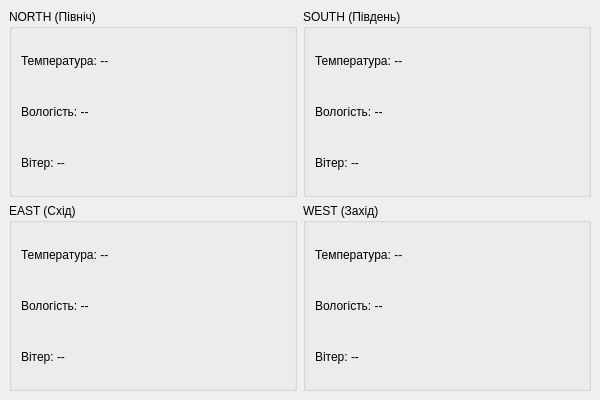
<?xml version="1.0" encoding="UTF-8"?>
<ui version="4.0">
 <class>MainWindow</class>
 <widget class="QMainWindow" name="MainWindow">
  <property name="geometry">
   <rect>
    <x>0</x>
    <y>0</y>
    <width>600</width>
    <height>400</height>
   </rect>
  </property>
  <property name="windowTitle">
   <string>Global Weather Station Monitor</string>
  </property>
  <widget class="QWidget" name="centralwidget">
   <layout class="QGridLayout" name="gridLayout">
    <item row="0" column="0">
     <widget class="QGroupBox" name="group_0">
      <property name="title">
       <string>NORTH (Північ)</string>
      </property>
      <layout class="QVBoxLayout" name="verticalLayout_0">
       <item>
        <widget class="QLabel" name="lblTemp_0">
         <property name="text">
          <string>Температура: --</string>
         </property>
        </widget>
       </item>
       <item>
        <widget class="QLabel" name="lblHum_0">
         <property name="text">
          <string>Вологість: --</string>
         </property>
        </widget>
       </item>
       <item>
        <widget class="QLabel" name="lblWind_0">
         <property name="text">
          <string>Вітер: --</string>
         </property>
        </widget>
       </item>
      </layout>
     </widget>
    </item>

    <item row="0" column="1">
     <widget class="QGroupBox" name="group_1">
      <property name="title">
       <string>SOUTH (Південь)</string>
      </property>
      <layout class="QVBoxLayout" name="verticalLayout_1">
       <item>
        <widget class="QLabel" name="lblTemp_1">
         <property name="text">
          <string>Температура: --</string>
         </property>
        </widget>
       </item>
       <item>
        <widget class="QLabel" name="lblHum_1">
         <property name="text">
          <string>Вологість: --</string>
         </property>
        </widget>
       </item>
       <item>
        <widget class="QLabel" name="lblWind_1">
         <property name="text">
          <string>Вітер: --</string>
         </property>
        </widget>
       </item>
      </layout>
     </widget>
    </item>

    <item row="1" column="0">
     <widget class="QGroupBox" name="group_2">
      <property name="title">
       <string>EAST (Схід)</string>
      </property>
      <layout class="QVBoxLayout" name="verticalLayout_2">
       <item>
        <widget class="QLabel" name="lblTemp_2">
         <property name="text">
          <string>Температура: --</string>
         </property>
        </widget>
       </item>
       <item>
        <widget class="QLabel" name="lblHum_2">
         <property name="text">
          <string>Вологість: --</string>
         </property>
        </widget>
       </item>
       <item>
        <widget class="QLabel" name="lblWind_2">
         <property name="text">
          <string>Вітер: --</string>
         </property>
        </widget>
       </item>
      </layout>
     </widget>
    </item>

    <item row="1" column="1">
     <widget class="QGroupBox" name="group_3">
      <property name="title">
       <string>WEST (Захід)</string>
      </property>
      <layout class="QVBoxLayout" name="verticalLayout_3">
       <item>
        <widget class="QLabel" name="lblTemp_3">
         <property name="text">
          <string>Температура: --</string>
         </property>
        </widget>
       </item>
       <item>
        <widget class="QLabel" name="lblHum_3">
         <property name="text">
          <string>Вологість: --</string>
         </property>
        </widget>
       </item>
       <item>
        <widget class="QLabel" name="lblWind_3">
         <property name="text">
          <string>Вітер: --</string>
         </property>
        </widget>
       </item>
      </layout>
     </widget>
    </item>
   </layout>
  </widget>
 </widget>
</ui>
